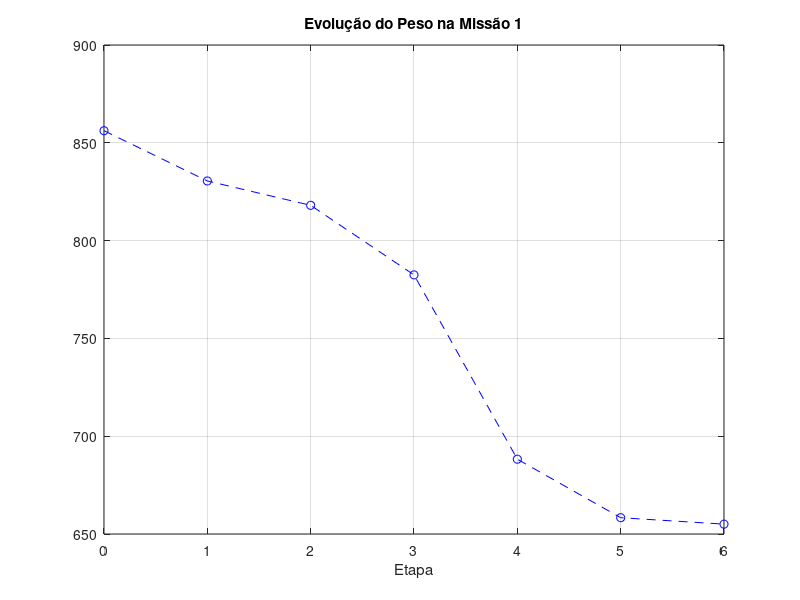

Recreate this plot in MATLAB. (Note: this script raises an error after producing the figure.)
clc
kmh_to_fts = 0.9113446583067 ;
kg_to_lb = 2.2046226218      ;
km_to_ft = 3280.84;

% --- Calculo MTOW da Missão 1 ---

% -- Considerando na missão:
% 0 - 1 Decolagem
% 1 - 2 Climb
% 2 - 3 Cruzeiro de 500 km a 250 km/h
% 3 - 4 Loiter de 2 horas
% 4 - 5 Cruzeiro de 500 km a 250 km/h
% 5 - 6 Pouso

% -- Pré-requisitos:
CP_kg = 5;
CP_lb = CP_kg * kg_to_lb ;
R_km = 500; % Alcance no cruzeiro
R_ft = R_km * km_to_ft;
Vc_kmh = 250; % Velocidade de cruzeiro
Vc_fts = Vc_kmh * kmh_to_fts;
E_h = 4; % Tempo de Loiter
E_s = E_h * 3600; %

h_m = 1000; % altitude de decolagem
l_pista = 150; % comprimento da pista
h_s = 2000; % teto de serviço

v = Vc_kmh/3.6   ; % Velocidade (m/s)
T = 275.1            ; % Temperatura do ar (K)
a = sqrt(1.4*T*287)  ;
M = v/a              ;



% -- Estimativa da aeronave:
Swet_Sref = 3.5;
LD_max = 18;
LD_c = LD_max;
LD_l = 0.866 * LD_max;

C_c_hr = 0.4; %consumo específico cruzeiro
C_c_s = C_c_hr/3600;

C_l_hr = 0.5; %consumo específico cruzeiro
C_l_s = C_l_hr/3600;

A = 1.67;
Kvs = 1;
c = -0.16;

% -- Peso Payload
Wpl = CP_lb;

% -- Peso Vazio
Kvs = 1
%WeW0 = %@(W0)  A*(W0^c) * Kvs;
We = 631.95 % valor código missão 2
% -- Peso Combustível

% W1/W0
W1W0 = 0.970

% W2/W1
W2W1 = 0.985 %1.0065 - 0.0325*M

% W3/W2
W3W2 = exp(-R_ft*C_c_s/(Vc_fts*LD_c))

% W4/W3
W4W3 = exp(-E_s*C_l_s/(LD_l))

% W5/W4
W5W4 = W3W2

% W6/W5
W6W5 = 0.995

WfW0 = 1.06*(1 - W1W0*W2W1*W3W2*W4W3*W5W4*W6W5);

% --- Resolvendo W0
R = @(W0) W0 - (Wpl + WfW0*W0 + We) ;
W0 = fzero(R, 200)

Wf = WfW0*W0


Wf = WfW0*W0
W1 = W1W0*W0
W2 = W2W1*W1
W3 = W3W2*W2
W4 = W4W3*W3
W5 = W5W4*W4
W6 = W6W5*W5
Wf/W0

x = [0,1,2,3,4,5,6];
plot(x,[W0,W1,W2,W3,W4,W5,W6], 'b--o')
grid('on')
title('Evolução do Peso na Missão 1')
xlabel('Etapa')
ylabel(Peso (lb))
